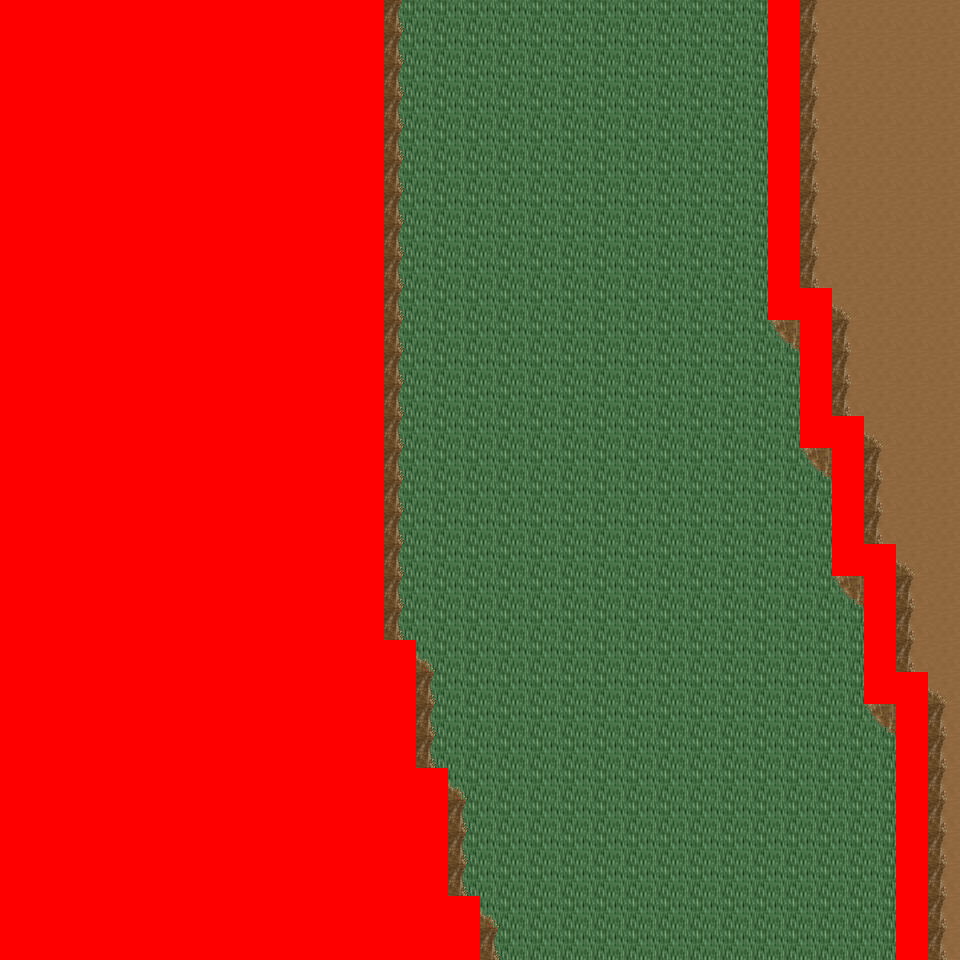

Below is a game level as drawn by its tile map, then a one-line description and the .tmx that defines it (tile-layer data replaced by summaries):
An orthogonal 30x30 tile map with 32x32 px tiles, 6 tile layers (Ground, Object, Object2, Above, ...), 8 tilesets and 3 objects (3x mapExit).

<map version="1.0" orientation="orthogonal" renderorder="right-down" width="30" height="30" tilewidth="32" tileheight="32" nextobjectid="4">
  <tileset firstgid="1" name="tileset_logic_collision" tilewidth="32" tileheight="32" tilecount="1" columns="1">
    <image source="../drawable/tileset_logic_collision.png" width="32" height="32" />
  </tileset>
  <tileset firstgid="2" name="tileset_ground_ground" tilewidth="32" tileheight="32" tilecount="33" columns="3">
    <image source="../drawable/tileset_ground_ground.png" width="96" height="352" />
  </tileset>
  <tileset firstgid="35" name="tileset_ground_ridge_earth_pale" tilewidth="32" tileheight="32" tilecount="96" columns="12">
    <image source="../drawable/tileset_ground_ridge_earth_pale.png" width="384" height="256" />
  </tileset>
  <tileset firstgid="131" name="tileset_ground_ridge_earth_dark" tilewidth="32" tileheight="32" tilecount="96" columns="12">
    <image source="../drawable/tileset_ground_ridge_earth_dark.png" width="384" height="256" />
  </tileset>
  <tileset firstgid="227" name="tileset_terrain_desert" tilewidth="32" tileheight="32" tilecount="88" columns="8">
    <image source="../drawable/tileset_terrain_desert.png" width="256" height="352" />
  </tileset>
  <tileset firstgid="315" name="tileset_plant_tree_tree_darkgreen" tilewidth="32" tileheight="32" tilecount="88" columns="8">
    <image source="../drawable/tileset_plant_tree_tree_darkgreen.png" width="256" height="352" />
  </tileset>
  <tileset firstgid="403" name="tileset_ground_sand_2" tilewidth="32" tileheight="32" tilecount="15" columns="5">
    <image source="../drawable/tileset_ground_sand_2.png" width="160" height="96" />
  </tileset>
  <tileset firstgid="418" name="tileset_plant_cactus_2" tilewidth="32" tileheight="32" tilecount="10" columns="5">
    <image source="../drawable/tileset_plant_cactus_2.png" width="160" height="64" />
  </tileset>
  <layer name="Ground" width="30" height="30">
    <data>[900 cells, 900 non-empty, 3 distinct tile ids]</data>
  </layer>
  <layer name="Object" width="30" height="30">
    <data>[900 cells, 196 non-empty, 21 distinct tile ids]</data>
  </layer>
  <layer name="Object2" width="30" height="30">
    <data>[900 cells, 0 non-empty, 0 distinct tile ids]</data>
  </layer>
  <layer name="Above" width="30" height="30">
    <data>[900 cells, 186 non-empty, 22 distinct tile ids]</data>
  </layer>
  <layer name="Above2" width="30" height="30">
    <data>[900 cells, 0 non-empty, 0 distinct tile ids]</data>
  </layer>
  <layer name="Walkable" width="30" height="30">
    <data>[900 cells, 412 non-empty, 1 distinct tile ids]</data>
  </layer>
  <objectgroup name="MapEvents">
    <object id="1" name="south" type="mapExit" x="480" y="928" width="416" height="32">
      <properties>
        <property name="map" value="level_0_x0_y111" />
        <property name="x" value="15" />
        <property name="y" value="1" />
      </properties>
    </object>
    <object id="2" name="south2" type="mapExit" x="928" y="928" width="32" height="32">
      <properties>
        <property name="map" value="level_0_x0_y111" />
        <property name="x" value="29" />
        <property name="y" value="1" />
      </properties>
    </object>
    <object id="3" name="east" type="mapExit" x="928" y="0" width="32" height="960">
      <properties>
        <property name="map" value="level_0_x1_y110" />
        <property name="x" value="1" />
        <property name="y" value="0" />
      </properties>
    </object>
  </objectgroup>
</map>
